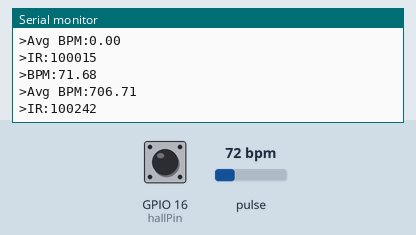
This program was run on a simulated ESP32. Parts: the last lines printed to the serial monitor. The inputs (shaded band) are chosen by the test bench; at power-on: pulse 72 bpm, GPIO 16 (hallPin) HIGH. WiFi joins after 1.5 s; servers stay silent unless stated; no MQTT or app messages arrive unless stated.

Above: at 1.2 s.
1.3 s: pulse set to 42 bpm
At 1.46 s:
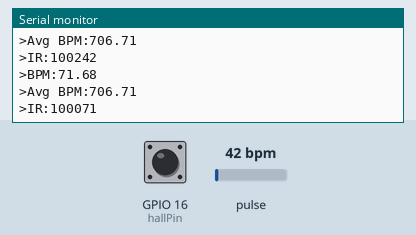
2.8 s: pulse set to 70 bpm
At 3.01 s:
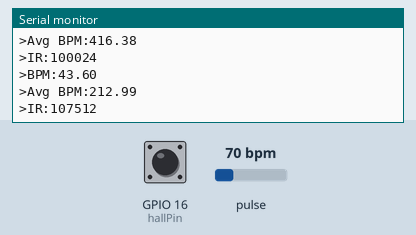
Timing chart, 0 to 5.8 s (numbered marks = the images above; inputs shaded):
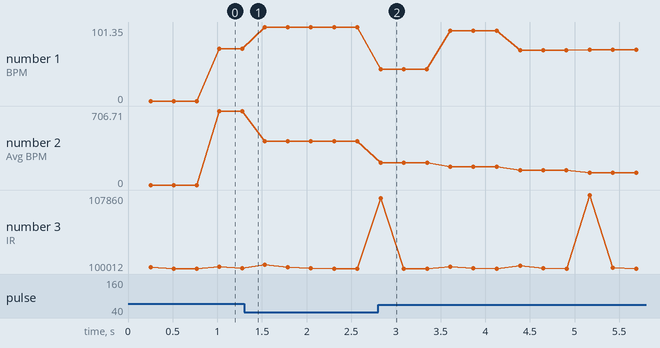

Measured:
- after the input at 2.8 s, the serial monitor: prints a new line at once (image 2)
- plotted number 1: 71.68 → 101.35 after the input at 1.3 s, 101.35 → 69.44 after the input at 2.8 s
- plotted number 2: 706.71 → 416.38 after the input at 1.3 s, 416.38 → 69.79 after the input at 2.8 s
- plotted number 3: 100071 → 100024 after the input at 1.3 s

The program:

main.cpp
```cpp
#include <Arduino.h>
#include <Wire.h>
#include <MAX30105.h>
#include <heartRate.h>
#include <WiFi.h>
#include <PubSubClient.h>
#include <WiFiClientSecure.h>
#include <math.h>

#define WIFI

// Wifi details
const char* ssid = "ben";
const char* password = "bbbbbbbb";

// HiveMQ details
const char* mqtt_server = "5354c59752f44a4ea5c3bb486a43ac0e.s1.eu.hivemq.cloud";
const int mqtt_port = 8883;
const char* mqtt_user = "IoTWSNBikeMonitor";
const char* mqtt_pass = "11111111aA";

WiFiClientSecure espClient;
PubSubClient client(espClient);

// Shared structs for thread-safe communication
struct HallData {
  int count;
};

struct PulseData {
  float bpm;
  float bpmAvg;
};

// Queue handles
QueueHandle_t hallQueue;
QueueHandle_t pulseQueue;
TaskHandle_t MQTTTaskHandle;

// Timer 0 & 1
hw_timer_t *myTimer = NULL;
hw_timer_t *pulseTimer = NULL;

volatile int hallCount = 0;
int hallPin = 16;


// Pulse sensor config
MAX30105 pulseSensor;
const uint8_t BEAT_TIMES_SIZE = 10; //Increase this for more averaging. 4 is good.
unsigned long beatTimes[BEAT_TIMES_SIZE]; //Circular array of beat times
uint8_t oldestBeatTimePos = 0; //index of oldest beat time
long lastBeat = 0; //Time at which the last beat occurred
float beatsPerMinute = 0;
float beatAvg = 0;
uint32_t pulseSensorIr = 0;
const int fCutoff = 1000;
const int fSample = 1 / (411 * 0.000001 * 32);  //Each sensor sample is the average of 32 raw samples, each of which takes 411µs to create

// --------- CORE 1 ISR ---------
void ARDUINO_ISR_ATTR magnetIsr() {
  static unsigned long last_interrupt_time = 0;
  unsigned long interrupt_time = millis();

  // 15ms Software Debounce to prevent electrical noise spikes from WiFi
  if (interrupt_time - last_interrupt_time > 15) {
    ++hallCount;
  }

  last_interrupt_time = interrupt_time;
}

void IRAM_ATTR onHallTimer() {
  HallData data;
  data.count = hallCount;
  hallCount = 0;      // reset hallCount

  // Push to core 0 without blocking
  BaseType_t xHigherPriorityTaskWoken = pdFALSE;
  xQueueSendFromISR(hallQueue, &data, &xHigherPriorityTaskWoken);
  if (xHigherPriorityTaskWoken) portYIELD_FROM_ISR();
}

void IRAM_ATTR onPulseTimer() {
  PulseData data;
  data.bpm = beatsPerMinute;
  data.bpmAvg = beatAvg;

  // Push to core 0 without blocking
  BaseType_t xHighPriorityTaskWorken = pdFALSE;
  xQueueSendFromISR(pulseQueue, &data, &xHighPriorityTaskWorken);
  if (xHighPriorityTaskWorken) portYIELD_FROM_ISR();
}

// --------- CORE 1: Pulse Calculations ---------
void calcBPM() {
  static bool increasing = false;
  static const float LPF_Beta = (1.0 / fSample) / ((1.0 / fSample) + (1.0 / (2*PI*fCutoff)));
  pulseSensorIr = pulseSensorIr - (LPF_Beta * (pulseSensorIr - pulseSensor.getIR()));  //low-pass filter the infrared signal to remove noise
  static uint32_t irPrev = pulseSensorIr;
  static unsigned long lastBeat = millis();

  // Detect change in direction of the IR waveform. There are two such changes per beat.
  // Each maximum (slopes changes from up to down) counts as a beat, and the time difference
  // between two adjacent maxima is used to calculate the BPM.
  if (increasing) {
    // maximum detected, count as beat
    if (pulseSensorIr < irPrev) {
      increasing = false;
      //Serial.println(">DIRECTION:0");

      const unsigned long now = millis();
      beatsPerMinute = 60000.0 / (now - lastBeat);
      lastBeat = now;

      beatAvg = 60000.0 / ( (float) (now - beatTimes[oldestBeatTimePos]) / BEAT_TIMES_SIZE);  //calculate avg bpm from average time between the last BEAT_TIMES_SIZE beats
      beatTimes[oldestBeatTimePos++] = now; //overwrite oldest beat time
      oldestBeatTimePos %= BEAT_TIMES_SIZE; //Wrap variable
    }
  }
  else {
    if (pulseSensorIr > irPrev) {
      increasing = true;
      //Serial.println(">DIRECTION:1");
    }
  }

  irPrev = pulseSensorIr;
}

// --------- CORE 0: MQTT & Networking worker ---------
void mqttWorkerTask(void * pvParameters) {
  #ifdef WIFI
  WiFi.begin(ssid, password);
  // Serial.print("Connecting to Wifi");

  while (WiFi.status() != WL_CONNECTED) {
    vTaskDelay(pdMS_TO_TICKS(500));
    // Serial.print(".Status:");
    // Serial.println(WiFi.status());
  }

  espClient.setInsecure();
  client.setServer(mqtt_server, mqtt_port);

  bool startup_message_sent = false;
  HallData rxHall;
  PulseData rxPulse;

  for(;;) {
    if (!client.connected()) {
      String clientId = "ESP32Client-peiben";
      if (client.connect(clientId.c_str(), mqtt_user, mqtt_pass)) {
        if (!startup_message_sent) {
          client.publish("data/debug", "STARTED UP...");
          startup_message_sent = true;
        }
      } else {
        vTaskDelay(pdMS_TO_TICKS(2000));
        continue;
      }
    }

    client.loop(); // Keep background TLS connection alive

    // Read and parse incoming Hall sensor metrics from Core 1
    // if there is no task, wait 0 ticks, and move on to the next line
    if (xQueueReceive(hallQueue, &rxHall, 0) == pdTRUE) {
      client.publish("data/hallCount", String(rxHall.count).c_str());
    }

    // Read and parse incoming Pulse readings from Core 1
    if (xQueueReceive(pulseQueue, &rxPulse, 0) == pdTRUE) {
      client.publish("data/bpm", String(rxPulse.bpm, 0).c_str());
      client.publish("data/bpmAvg", String(rxPulse.bpmAvg, 0).c_str());
    }

    #endif
    vTaskDelay(pdMS_TO_TICKS(5)); // Leave room for core 0 system tasks
  }
}

void setup_pulseSensor() {
  if (!pulseSensor.begin(Wire, I2C_SPEED_FAST)) { //Use default I2C port, 400kHz speed
    Serial.println("MAX30105 was not found. Please check wiring/power. ");
    while (1);
  }
  Serial.println("Place your index finger on the sensor with steady pressure.");

  pulseSensor.setup(60, 32, 2, 1600, 411, 4096); //Configure sensor with 12mA LED current, 32-sample averaging, enable IR LED, 400Hz sample rate, 411µs pulse width (18 bit res.), 4096pA ADC range
  pulseSensor.setPulseAmplitudeRed(0);  //Turn off red LED (this can't be done through setup())
}

void setup() {
  Serial.begin(921600);

  // Use INPUT_PULLUP to mitigate RF interference spikes
  pinMode(hallPin, INPUT_PULLUP);
  attachInterrupt(hallPin, magnetIsr, FALLING);

  // Instantiating thread-safe messaging buffers
  hallQueue = xQueueCreate(5, sizeof(HallData));
  pulseQueue = xQueueCreate(5, sizeof(PulseData));

  // Initialize HallCount timer
  myTimer = timerBegin(0, 80, true);    // Timer 0: 80MHz / 80 = 1MHz (1 microsecond per tick)
  timerAttachInterrupt(myTimer, &onHallTimer, true);  // Egde trigger->true
  timerAlarmWrite(myTimer, 4 * 1000000, true);
  timerAlarmEnable(myTimer);

  // Pulse timer setup
  pulseTimer = timerBegin(1, 80, true); // Timer 1
  timerAttachInterrupt(pulseTimer, &onPulseTimer, true);
  timerAlarmWrite(pulseTimer, 0.125 * 1000000, true);
  timerAlarmEnable(pulseTimer);

  setup_pulseSensor();

  // Spawning Network Engine strictly on Core 0
  xTaskCreatePinnedToCore(
    mqttWorkerTask,
    "MQTT_Netowrk_Task",
    10240,  // Expand stack space for deep TLS/SSL packets
    NULL,
    1,
    &MQTTTaskHandle,
    0       // Core 0
  );

}

void loop() {
  // Main Thread automatically executes on Core 1
  calcBPM();

  // Local serial output for debugging (does not impact WiFi stability)

  static unsigned long lastPrint = 0;
  if (millis() - lastPrint > 250) {
    Serial.print(">BPM:");
    Serial.println(beatsPerMinute);
    Serial.print(">Avg BPM:");
    Serial.println(beatAvg);
    Serial.print(">IR:");
    Serial.println(pulseSensorIr);
    lastPrint = millis();
  }
}
```
